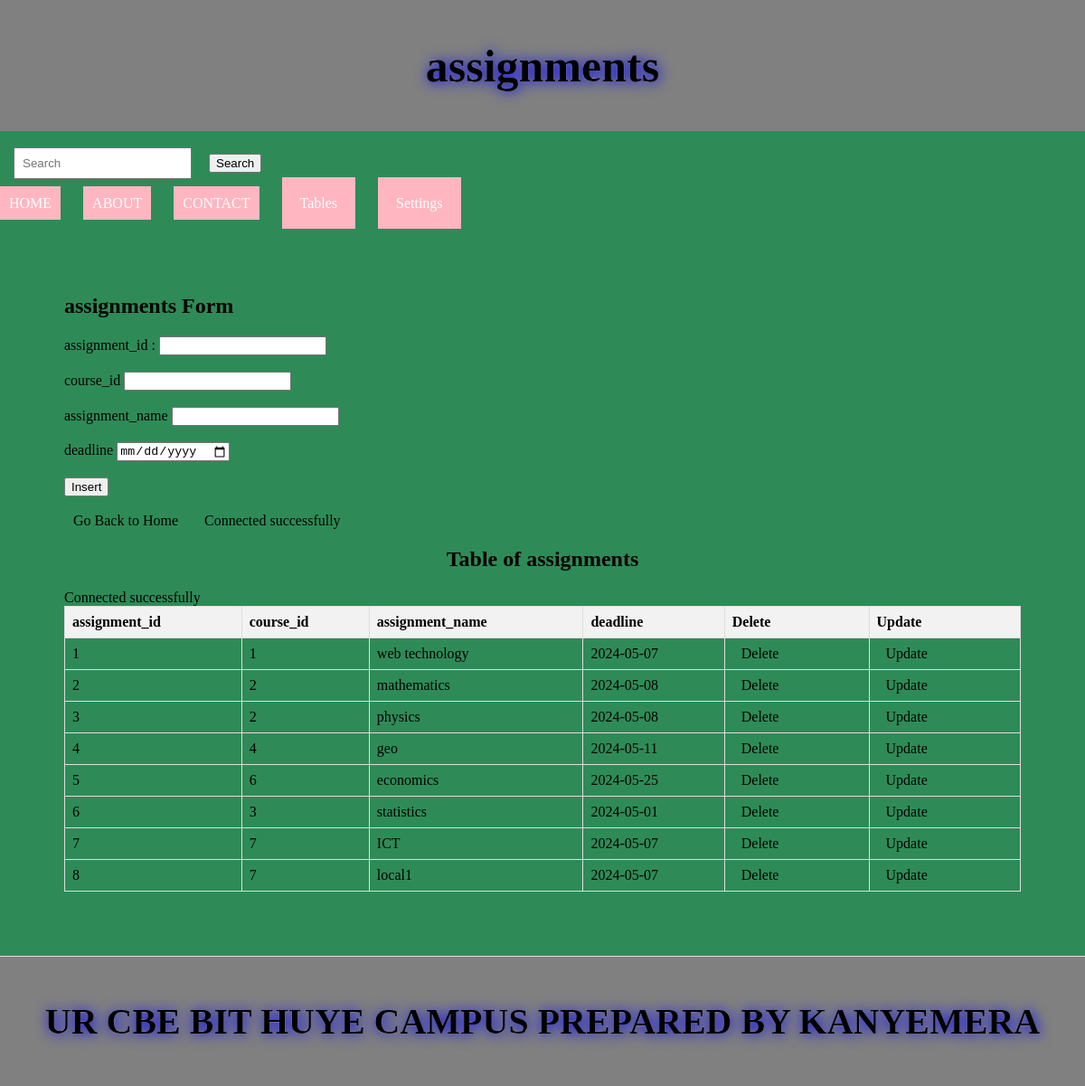
The page /assignments.php on the database its author committed.
### tables this page shows
CREATE TABLE `assignments` (
  `assignment_id` int(11) NOT NULL,
  `course_id` int(11) DEFAULT NULL,
  `assignment_name` varchar(100) DEFAULT NULL,
  `deadline` date DEFAULT NULL
);

### assignments.php (the view, shortened to what this page needs)
<!DOCTYPE html>
<html lang="en">
<head>
  <link rel="stylesheet" type="text/css" href="style.css" title="style 1" media="screen, tv, projection, handheld, print"/>
</head>
<body bgcolor="gray">
  <header>
    <h1 class="text-center text-white" style="font-family: impact; font-size: 50px; text-shadow: 1px 1px 15px blue; -webkit-text-stroke:0.1px white;">assignments
  </header><br>
  <form class="d-flex" role="search" action="search.php">
    <input class="form-control me-2" type="search" placeholder="Search" aria-label="Search" name="query">
    <button class="btn btn-outline-success" type="submit">Search</button>
  </form><br>
  <ul>
    <li style="display: inline; margin-right: 10px;"><a href="./home.html" style="padding: 10px; color: white; background-color: lightpink; text-decoration: none; margin-right: 15px;">HOME</a></li>
        <li style="display: inline; margin-right: 10px;"><a href="./about.html" style="padding: 10px; color: white; background-color: lightpink; text-decoration: none; margin-right: 15px;">ABOUT</a></li>
        <li style="display: inline; margin-right: 10px;"><a href="./contact.html" style="padding: 10px; color: white; background-color: lightpink; text-decoration: none; margin-right: 15px;">CONTACT</a></li>
    <li class="dropdown">
      <a href="#" style="padding: 20px; color: white; background-color:lightpink; text-decoration: none;">Tables</a>
    </li>
    <li class="dropdown">
      <a href="#" style="padding: 20px; color: white; background-color:lightpink; text-decoration: none;">Settings</a>
    </li>
  </ul>
<body>
    <section>
    <h1>assignments Form</h1>
        <form method="post" action="assignments.php">
        <label for="assignment_id">assignment_id :</label>
        <input type="number" id="assignment_id" name="assignment_id" required><br><br>
        <label for="course_id">course_id</label>
        <input type="number" id="course_id" name="course_id" required><br><br>
        <label for="assignment_name">assignment_name</label>
        <input type="text" id="assignment_name" name="assignment_name" required><br><br>
        <label for="deadline">deadline</label>
        <input type="date" id="deadline" name="deadline" required><br><br>
        <input type="submit" name="insert" value="Insert"><br><br>
    </form>
    <a href="./home.html">Go Back to Home</a>
   <?php
    include('database_connection.php');
    ?>
    <center><h2>Table of assignments </h2></center>
    <table>
        <tr>
            <th>assignment_id</th>
            <th>course_id</th>
            <th>assignment_name</th>
            <th>deadline</th>
            <th>Delete</th>
            <th>Update</th>
        </tr>
        <?php
         include('database_connection.php');
        $sql = "SELECT * FROM assignments";
        $result = $connection->query($sql);
        if ($result->num_rows > 0) {
            while ($row = $result->fetch_assoc()) {
                $assid = $row["assignment_id"];
                echo "<tr>
                    <td>" . $row["assignment_id"] . "</td>
                    <td>" . $row["course_id"] . "</td>
                    <td>" . $row["assignment_name"] . "</td>
                    <td>" . $row["deadline"] . "</td>
                    <td><a href='delete_assignments.php?assignment_id=$assid '>Delete</a></td>
                    <td><a href='update_assignments.php?assignment_id=$assid '>Update</a></td>
                </tr>";
            }
        } else {
            echo "<tr><td colspan='5'>No data found</td></tr>";
        }
        ?>
    </table>
</section>
<footer>
  <center>
   <b><h2 class="text-center text-white" style="font-family: impact; font-size: 40px; text-shadow: 1px 1px 15px blue; -webkit-text-stroke:0.1px white;">UR CBE BIT  HUYE CAMPUS PREPARED BY KANYEMERA
  </center>
</footer>
</body>
</html>

### style.css (style rules this page uses)
body { font-family: Arial, sans-serif; margin: 0; padding: 0; }
header { background-color:seagreen; padding: 20px; }
.dropdown { position: relative; display: inline; margin-right: 10px; }

### assignments.php (style rules this page uses)
body { margin: 0; padding: 0; font-family: 'Times New Roman', serif; background:seagreen; }
a { padding: 10px; color:white; text-decoration: none; margin-right: 15px; }
a:link { color:black; }
button.btn { margin-left: 15px; margin-top: 4px; }
input.form-control { margin-left: 15px; padding: 8px; }
section { padding: 71px; border-bottom: 1px solid #ddd; }
footer { text-align: center; padding: 15px; background-color: grey; }
header { background-color: grey; padding: 10px; text-align: center; }
ul { list-style-type: none; padding: 0; margin: 0; display: flex; align-items: center; }
li { margin-right: 10px; }
.dropdown { position: relative; display: inline-block; }
table { width: 100%; border-collapse: collapse; }
th, td { border: 1px solid #ddd; padding: 8px; text-align: left; }
th { background-color:#f2f2f2; }

### rows shown on the page
assignments: assignment_id "1", course "1", assignment_name "web technology", deadline "2024-05-07"
assignments: assignment_id "2", course "2", assignment_name "mathematics", deadline "2024-05-08"
assignments: assignment_id "3", course "2", assignment_name "physics", deadline "2024-05-08"
assignments: assignment_id "4", course "4", assignment_name "geo", deadline "2024-05-11"
assignments: assignment_id "5", course "6", assignment_name "economics", deadline "2024-05-25"
assignments: assignment_id "6", course "3", assignment_name "statistics", deadline "2024-05-01"
assignments: assignment_id "7", course "7", assignment_name "ICT", deadline "2024-05-07"
assignments: assignment_id "8", course "7", assignment_name "local1", deadline "2024-05-07"
